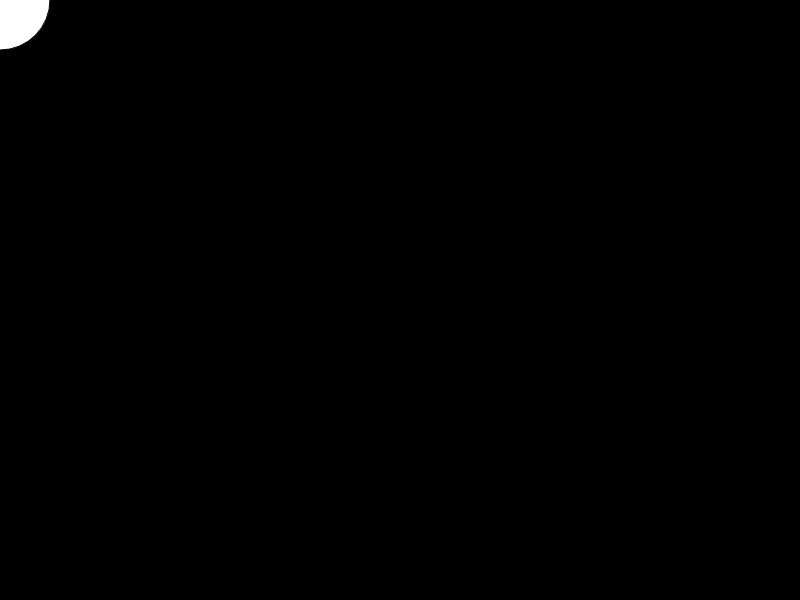
Frame 1 (no input)
Frame 60 (no input): identical to frame 1, image omitted
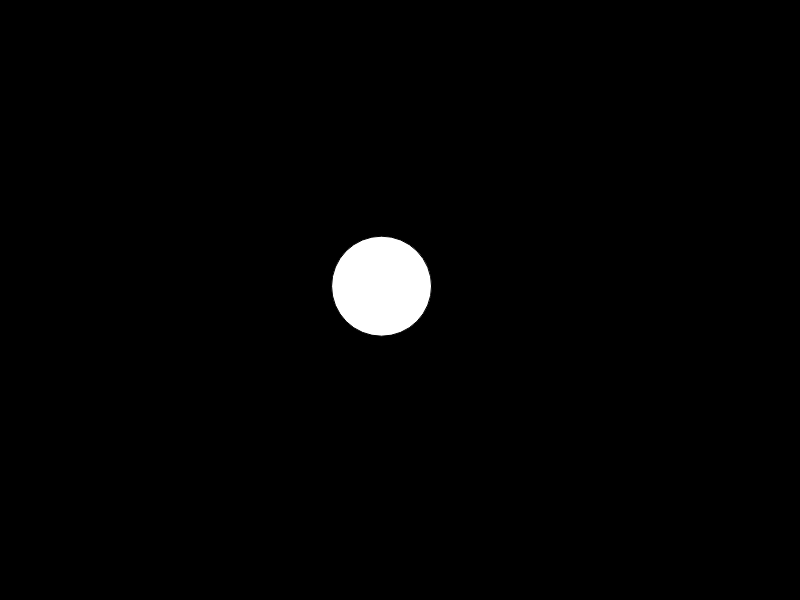
Frame 120 (the mouse pressed at the canvas centre since frame 60)

The p5.js sketch that drew these frames (run headless with seeded random() and noise() and a simulated clock; from frame 60 on, the mouse is pressed at the canvas centre):

// p5.js sketch
// ── sketch.js
var dx =0;
var dy =0;
var xpos=0;
var ypos =0;
var easing;

function setup() {
    createCanvas(800, 600);
    easing = .05; // percentage the ball will move every frame
       
}

function draw() {
    background(0);
  
    dx = mouseX - xpos;
    xpos += dx*easing;
    
    dy = mouseY - ypos;
    ypos += dy*easing;   
    
    ellipse(xpos, ypos, 100, 100);
    
}
